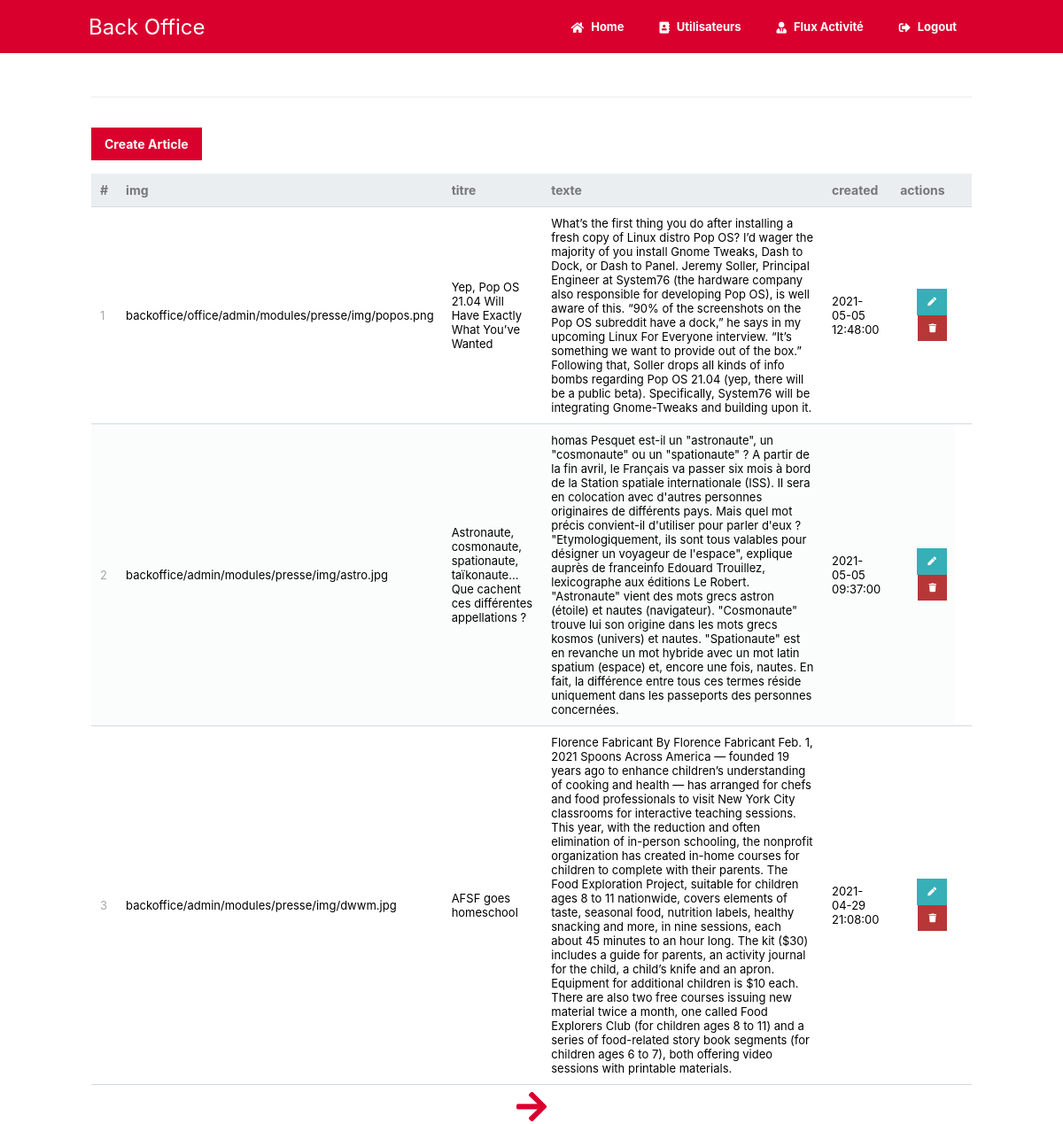
/backoffice/admin/modules/presse/php/show.php, run on the app's committed database.
### tables this page shows
CREATE TABLE `modulepresse` (
  `id` int(11) NOT NULL,
  `title` text NOT NULL,
  `texte` text NOT NULL,
  `created` datetime NOT NULL,
  `img` varchar(255) NOT NULL
);

### backoffice/admin/modules/presse/php/show.php (the view, shortened to what this page needs)
<?php
include '../../connect.php';
$pdo = pdo_connect_mysql();
$page = isset($_GET['page']) && is_numeric($_GET['page']) ? (int)$_GET['page'] : 1;
$records_per_page = 3;
$stmt = $pdo->prepare('SELECT * FROM modulepresse ORDER BY id LIMIT :current_page, :record_per_page');
$stmt->bindValue(':current_page', ($page - 1) * $records_per_page, PDO::PARAM_INT);
$stmt->bindValue(':record_per_page', $records_per_page, PDO::PARAM_INT);
$stmt->execute();
$articles = $stmt->fetchAll(PDO::FETCH_ASSOC);
$num_articles = $pdo->query('SELECT COUNT(*) FROM modulepresse')->fetchColumn();
?>
<?= module_header('Presse') ?>
<div class="content read">
    <h2>Article</h2>
    <a href="create.php" class="create-contact">Create Article</a>
    <table>
        <thead>
            <tr>
                <td>#</td>
                <td>img</td>
                <td>titre</td>
                <td>texte</td>
                <td>created</td>
                <td>actions</td>
                <td></td>
            </tr>
        </thead>
        <tbody>
            <?php foreach ($articles as $articles) : ?>
                <tr>
                    <td><?= $articles['id'] ?></td>
                    <td><?= $articles['img'] ?></td>
                    <td><?= $articles['title'] ?></td>
                    <td><?= $articles['texte'] ?></td>
                    <td><?= $articles['created'] ?></td>
                    <td class="actions">
                        <a href="update.php?id=<?= $articles['id'] ?>" class="edit"><i class="fas fa-pen fa-xs"></i></a>
                        <a href="delete.php?id=<?= $articles['id'] ?>" class="trash"><i class="fas fa-trash fa-xs"></i></a>
                    </td>
                </tr>
            <?php endforeach; ?>
        </tbody>
    </table>
</div>
<div class="pagination" style="font-size: 15px;">
    <?php if ($page * $records_per_page < $num_articles) : ?>
        <span style="font-size: 15px; color: Tomato;"> <a href="show.php?page=<?= $page + 1 ?>"><i class="fas fa-arrow-right fa-3x"></i></a></span>
    <?php endif; ?>
</div>
<?= module_footer() ?>

### backoffice/admin/css/style.css (style rules this page uses)
* { box-sizing: border-box; font-family: -apple-system, BlinkMacSystemFont, "segoe ui", roboto, oxygen, ubuntu, cantarell, "fira sans", "droid sans", "helvetica neue", Arial, sans-serif; font-size: 13px; -webkit-font-smoothing: antialiased; -moz-osx-font-smoothing: grayscale; }
body { background-color: #ffffff; margin: 0; }
h2 { color: rgb(0, 55, 100); }
.pagination i { color: #da002e; }
.pagination { text-align:center; }
.content { width: 1000px; margin: 0 auto; padding: 5px 3px; }
.content h2 { font-size: 22px; border-bottom: 1px solid #ebebeb; color: #ffffff; }
.read .create-contact { display: inline-block; text-decoration: none; background-color: #da002e; font-weight: bold; font-size: 14px; color: #FFFFFF; padding: 10px 15px; margin: 15px 0; }
.read table { width: 100%; padding-top: 30px; border-collapse: collapse; }
.read table thead { background-color: #ebeef1; border-bottom: 1px solid #d3dae0; }
.read table thead td { padding: 10px; font-weight: bold; color: #767779; font-size: 14px; }
.read table tbody tr { border-bottom: 1px solid #d3dae0; }
.read table tbody tr:nth-child(even) { background-color: #fbfcfc; }
.read table tbody tr td { padding: 10px; }
.read table tbody tr td:nth-child(1) { color: #a5a7a9; }
.read table tbody tr td.actions { padding: 8px; text-align: right; }
.read table tbody tr td.actions .edit, .read table tbody tr td.actions .trash { display: inline-flex; text-align: right; text-decoration: none; color: #FFFFFF; padding: 10px 12px; }
.read table tbody tr td.actions .trash { background-color: #b73737; }
.read table tbody tr td.actions .edit { background-color: #37afb7; }

### data on the page
modulepresse: id "1", img "backoffice/office/admin/modules/presse/img/popos.png", title "Yep, Pop OS 21.04 Will Have Exactly What You’ve Wanted", texte "What’s the first thing you do after installing a fresh copy of Linux distro Pop OS? I’d wager the majority of you install Gnome Tweaks, Dash to Dock, or Dash to Panel. Jeremy Soller, Principal Engineer at System76 (the hardware company also responsible for developing Pop OS), is well aware of this. “90% of the screenshots on the Pop OS subreddit have a dock,” he says in my upcoming Linux For Everyone interview. “It’s something we want to provide out of the box.” Following that, Soller drops all kinds of info bombs regarding Pop OS 21.04 (yep, there will be a public beta). Specifically, System76 will be integrating Gnome-Tweaks and building upon it.", created "2021-05-05 12:48:00"
modulepresse: id "2", img "backoffice/admin/modules/presse/img/astro.jpg", title "Astronaute, cosmonaute, spationaute, taïkonaute... Que cachent ces différentes appellations ?", texte "homas Pesquet est-il un \"astronaute\", un \"cosmonaute\" ou un \"spationaute\" ? A partir de la fin avril, le Français va passer six mois à bord de la Station spatiale internationale (ISS). Il sera en colocation avec d'autres personnes originaires de différents pays. Mais quel mot précis convient-il d'utiliser pour parler d'eux ? \"Etymologiquement, ils sont tous valables pour désigner un voyageur de l'espace\", explique auprès de franceinfo Edouard Trouillez, lexicographe aux éditions Le Robert. \"Astronaute\" vient des mots grecs astron (étoile) et nautes (navigateur). \"Cosmonaute\" trouve lui son origine dans les mots grecs kosmos (univers) et nautes. \"Spationaute\" est en revanche un mot hybride…", created "2021-05-05 09:37:00"
modulepresse: id "3", img "backoffice/admin/modules/presse/img/dwwm.jpg", title "AFSF goes homeschool", texte "Florence Fabricant By Florence Fabricant Feb. 1, 2021 Spoons Across America — founded 19 years ago to enhance children’s understanding of cooking and health — has arranged for chefs and food professionals to visit New York City classrooms for interactive teaching sessions. This year, with the reduction and often elimination of in-person schooling, the nonprofit organization has created in-home courses for children to complete with their parents. The Food Exploration Project, suitable for children ages 8 to 11 nationwide, covers elements of taste, seasonal food, nutrition labels, healthy snacking and more, in nine sessions, each about 45 minutes to an hour long. The kit ($30) includes a…", created "2021-04-29 21:08:00"
